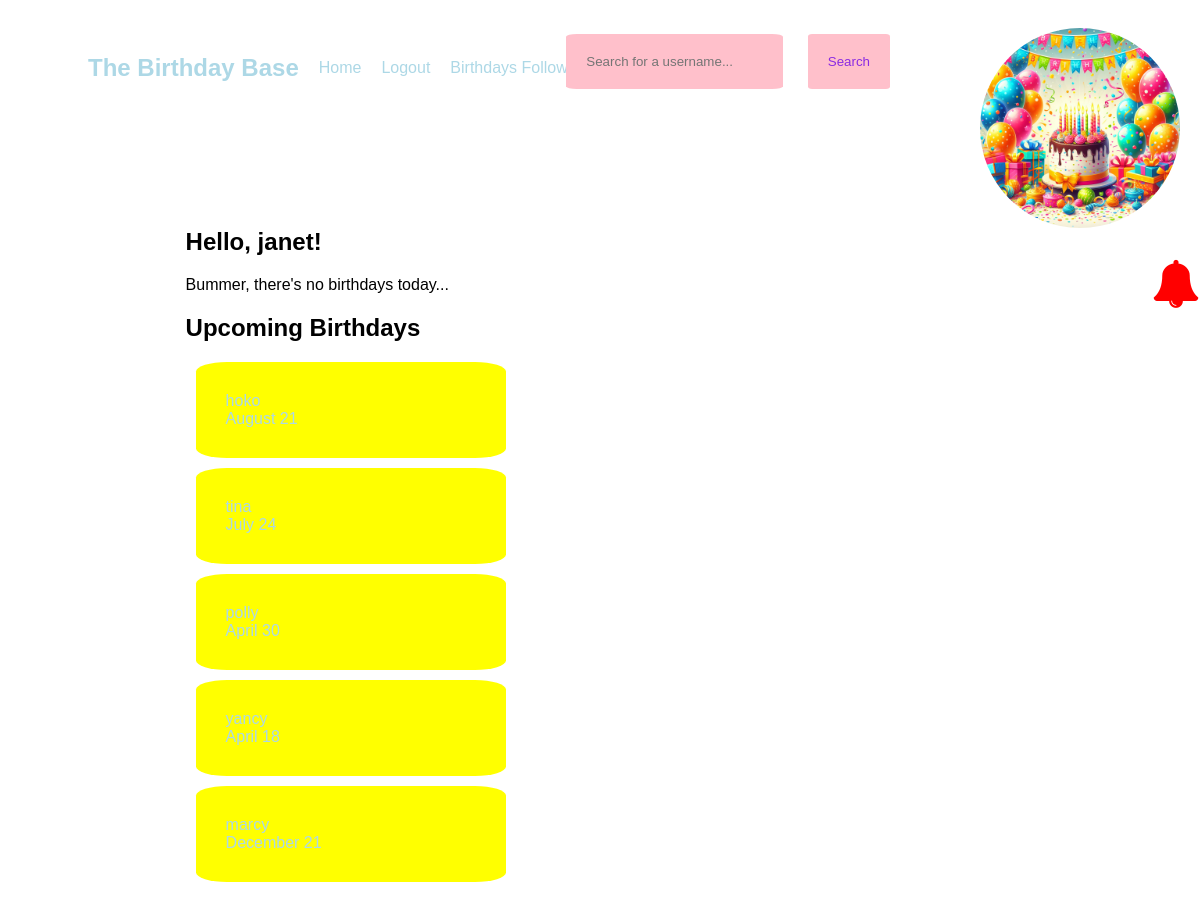
The app's page / (signed in) with its own data.
### app.py (models this page shows, shortened)
class User(db.Model, UserMixin):
    id = db.Column(db.Integer, primary_key=True)
    username = db.Column(db.String(20), nullable=False, unique=True)
    password = db.Column(db.String(80), nullable=False)
    first_name = db.Column(db.String(20), nullable=False)
    last_name = db.Column(db.String(80), nullable=True)
    birthday = db.Column(db.Date, nullable=False)
    profile_pic = db.Column(db.String(), default="default.jpg")
    followed = db.relationship(
        "Follow",
        foreign_keys=[Follow.follower_id],
        backref=db.backref("follower", lazy="joined"),
        lazy="dynamic",
        cascade="all, delete-orphan",
    )
    followers = db.relationship(
        "Follow",
        foreign_keys=[Follow.followed_id],
        backref=db.backref("followed", lazy="joined"),
        lazy="dynamic",
        cascade="all, delete-orphan",
    )
    postsender = db.relationship(
        "Post",
        backref=backref("postsender", uselist=False),
        foreign_keys=[Post.sender],
        lazy=True,
    )

### app.py (the view)
@app.route("/")
def home():
    todaybday = User.query.filter_by(birthday=date.today()).all()
    today = datetime.today()
    three_months_later = today + relativedelta(months=3)
    print('three_months_later ' + str(three_months_later))
    print('func.extract(\'month\', User.birthday) ' + str(func.extract('month', User.birthday)))
    print('today.month ' + str(today.month))
    print('three_months_later.month ' + str(three_months_later.month))
    upcoming = User.query.filter(
    and_(
        (func.extract('month', User.birthday) >= today.month),
        (func.extract('day', User.birthday) >= today.day),
        )
    )
    return render_template("home.html", today=todaybday, upcoming=upcoming)

### app.py (called while the page is built)
@login_manager.user_loader
def load_user(user_id):
    return User.query.get(int(user_id))

@app.context_processor
def base():
    def notifbday():
        print('test')
        if current_user.is_authenticated:
            print('test')
            user_id = flask_login.current_user.id
            today = datetime.now()
            one_month_later = today + relativedelta(months=1)
            print(one_month_later)
            one_month_before = today - relativedelta(months=12)
            birthdays_in_last_month = User.query.join(
                Follow, User.id == Follow.followed_id
            ).filter(
                (func.extract('month', User.birthday) >= today.month),
            (func.extract('month', User.birthday) <= one_month_later.month)).all()
            print(birthdays_in_last_month)
            return birthdays_in_last_month
        else:
            print('user is not logged in')
    return dict(notif=notifbday)

### templates/home.html
{% extends 'base.html' %} {% block content %}
<section>
  <h1>Hello, {{ current_user.username }}!</h1>
  {% if today|length >= 1 %}
  <h1>It's someone's birthday today!</h1>
  {% for t in today %}
  <p>People with birthdays today...</p>
  {{t.username}} {% endfor %} {% else %}
  <p>Bummer, there's no birthdays today...</p>
  {% endif %}
  <h2>Upcoming Birthdays</h2>
  {% for u in upcoming %}
  <div class="upcoming">
    <a href="{{ url_for('profile', username=u.username) }}">
      {{ u.username }}<br />
      {{ u.birthday.strftime('%B %d') }}
    </a>
  </div>
  {% endfor %}
</section>
 {% endblock %}

### static/css/all.css (style rules this page uses)
html { font-family: Impact, Haettenschweiler, "Arial Narrow Bold", sans-serif; margin: 0; }
a:link { text-decoration: none; color: lightblue; }
.upcoming { background-color: yellow; padding: 30px; border-radius: 10%; width: 250px; margin: 10px; }
section { margin-left: 15%; margin-top: 100px; margin-bottom: 100px; }

### records on screen
User: username "janet"
User: username "hoko", birthday "August 21"
User: username "tina", birthday "July 24"
User: username "polly", birthday "April 30"
User: username "yancy", birthday "April 18"
User: username "marcy", birthday "December 21"
